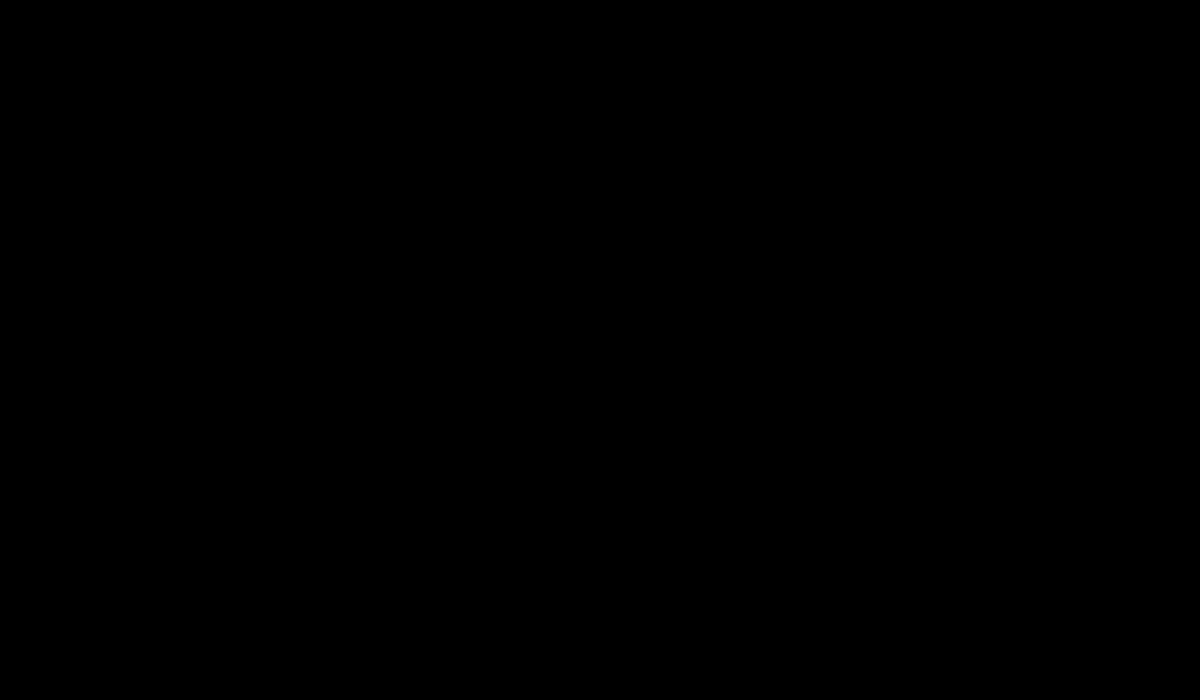
Frame 1 (no input)
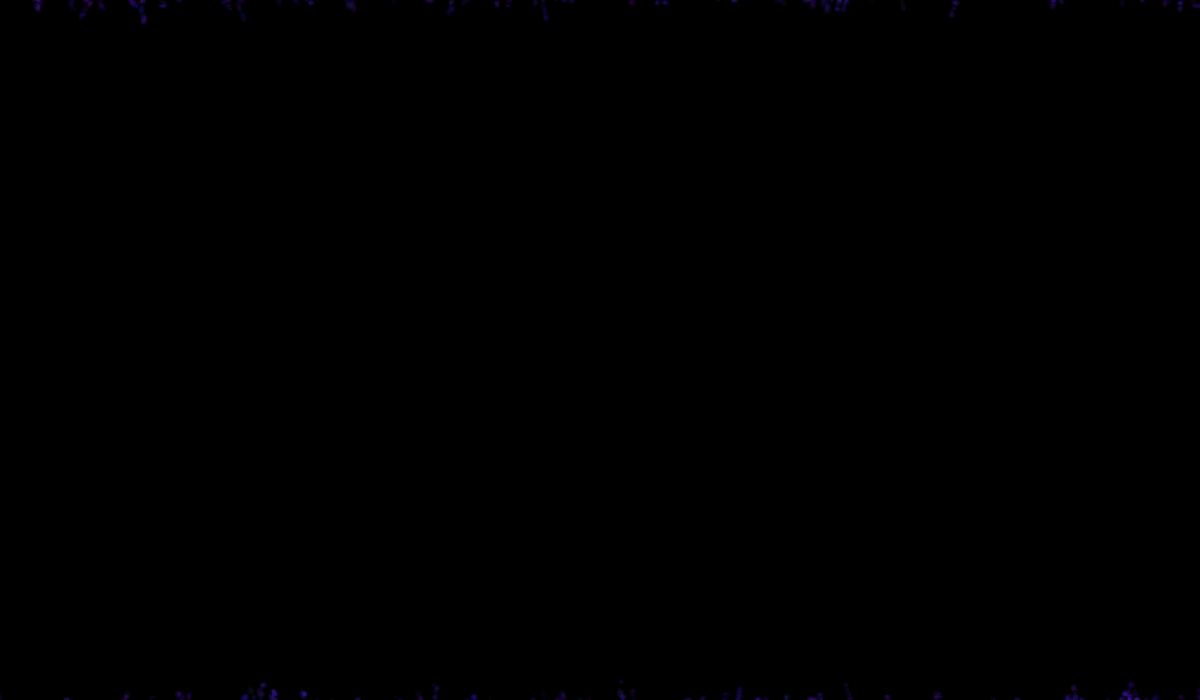
Frame 60 (no input)
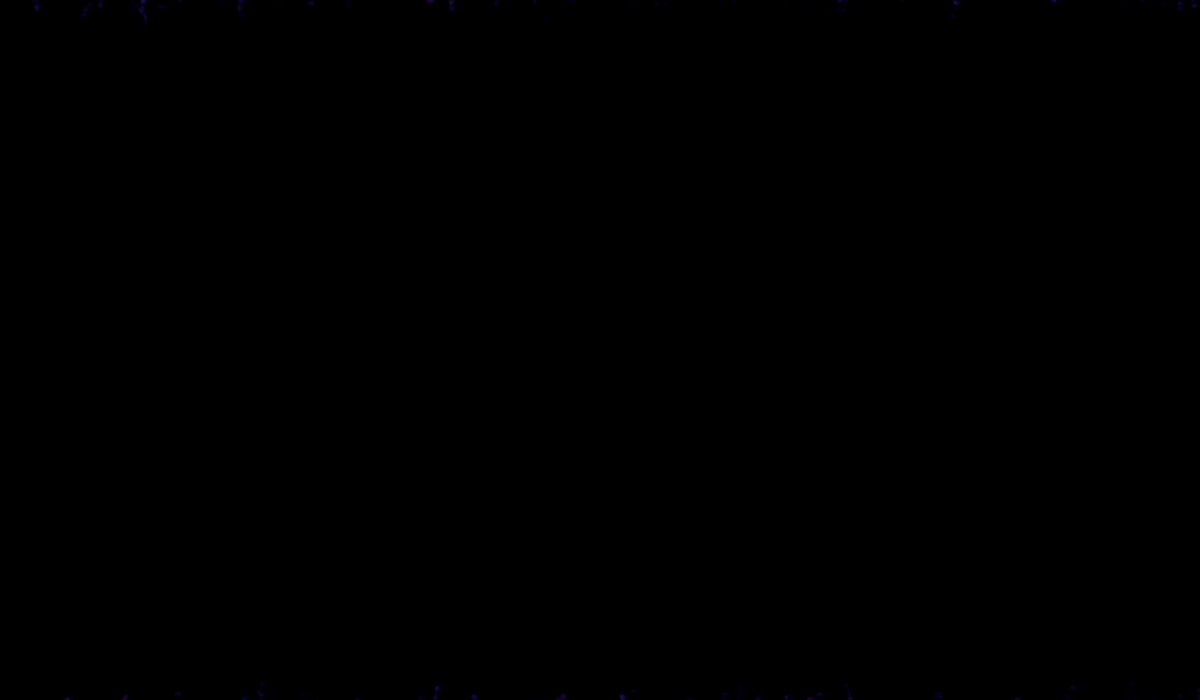
Frame 120 (the mouse pressed at the canvas centre since frame 60)

The p5.js sketch that drew these frames (run headless with seeded random() and noise() and a simulated clock; from frame 60 on, the mouse is pressed at the canvas centre):

// p5.js sketch
// ── sketch.js
var cellMovementTop = [];
var cellMovementBottom = [];
let stepProb;
let randomColor;
let randomStroke;
let choice;
let speed;
let infect;
let recover;
let cellSize;
let healthy;

function setup() {
  title = createElement('h2', "<a href='javascript:history.go(-1)'>BACK</a>");
  title.position(40, 0);

  canvas = createCanvas(windowWidth, windowHeight * 0.7);
  canvas.position(0, 200);
  canvas.class("artwork");

  description0 = "\
  regeneration \
  ";

  description1 = "\
  Visualization of regeneration, binding, and damage of detached neurons <br/> \
  Hurt, heal, scar and grow \
  ";

  description2 = "\
  - Keeping the clicks will cause cell damage \
  ";

  text = createDiv(description0);
  text.position(30, 60);
  text.style("font-family", "monospace");
  text.style("font-size", "20pt")

  text = createDiv(description1);
  text.position(50, 100);
  text.style("font-family", "monospace");
  text.style("font-size", "12pt");

  text = createDiv(description2);
  text.position(50, 140);
  text.style("font-family", "monospace");
  text.style("font-size", "10pt");

  background(0);
  speed = 3;
  recover = 13;
  infect = 0;
  stepProb = 13;
  
  for (var i = 0; i < windowWidth * windowWidth / 10000; i++) {
     cellMovementTop[i] = new CellMovementTop();
  }
  for (var j = 0; j < windowWidth * windowWidth / 10000; j++) {
     cellMovementBottom[j] = new CellMovementBottom(); 
  } 
}

function draw() {
  background(0, 1);
  recover = 13;

  if (healthy == 1) {
    speed = speed + 0.03;
  }
  else if (infect ==1){
    speed = 2;
  }
  else {
    speed= 3;
  }
  
  if (mouseIsPressed) {
    speedABS = -abs(speed);   
    infect = 1;
    for (var i = 0; i < cellMovementTop.length; i++) {
      cellMovementTop[i].step();
      cellMovementTop[i].render();
    }
    for (var j = 0; j < cellMovementBottom.length; j++) {
      cellMovementBottom[j].step();
      cellMovementBottom[j].render();
    }
  }
  else {
    speedABS = +abs(speed); 
    infect = 0;
    for (var i= 0; i < cellMovementTop.length; i++) {
     cellMovementTop[i].step();
     cellMovementTop[i].render();
    }  
    for (var j = 0; j < cellMovementBottom.length; j++) {
     cellMovementBottom[j].step();
     cellMovementBottom[j].render();
    }  
  }
}

function windowResized() {
  resizeCanvas(windowWidth, windowHeight * 0.7);

  for (var i = 0; i < windowWidth * windowWidth / 10000; i++) {
     cellMovementTop[i] = new CellMovementTop();
  }
  for (var j = 0; j < windowWidth * windowWidth / 10000; j++) {
     cellMovementBottom[j] = new CellMovementBottom(); 
  } 
}

class CellMovementTop {
  constructor(){
    this.x = random(windowWidth);
    this.y = -30;
  }

  render() {
    randomStroke = random (0, cellSize);
    
    strokeWeight(randomStroke);
    stroke(random(200) * (infect * -1 + 1), random(100) * (infect * -1 + 1), 255 * (infect * -1 + 1), recover);
    point(this.x,this.y);
  }

  step() {     
    choice = floor(random(0, stepProb));
    if (choice < 5) {
      this.x++;
    }
    else if (choice > 5 && choice <= 10) {
      this.x--;
    }
    else if (choice > 10) {
      this.y = this.y + speedABS;
    }
    this.x = constrain(this.x ,-10, windowWidth + 10);

    if (infect == 1) {
      this.y = constrain(this.y, -30, height / 2); 
    }
    else {
      this.y = constrain(this.y ,-30 ,height + 30);
    }

    if (infect == 1) {
      recover = 15;
      cellSize = 13;
      healthy = 0;
      stepProb = 12;
    }    
    else if (this.y > height / 2 - 50) {
      recover = recover + 0.3;
      cellSize = 7;
      healthy = 1;
      stepProb = 13;
    }
    else {
      cellSize = 7;
      healthy = 0;
      stepProb = 13;
    }
  }
}

class CellMovementBottom {
  constructor(){
    this.x = random(windowWidth);
    this.y = height + 30;
  }

  render() {
    randomStroke = random (0, cellSize);
    
    strokeWeight(randomStroke);
    stroke(random(200) * (infect * -1 + 1), random(100) * (infect * -1 + 1), 255 * (infect * -1 + 1), recover);
    point(this.x,this.y);
  }

  step() {     
    choice = floor(random(0, stepProb));
    if (choice < 5) {
      this.x++;
    }
    else if (choice > 5 && choice <= 10) {
      this.x--;
    }
    else if (choice > 10) {
      this.y = this.y - speedABS;
    }
    this.x = constrain(this.x, -10, windowWidth + 10);
    
    if (infect == 1) {
      this.y = constrain(this.y, height / 2, height + 30); 
    }
    else {
      this.y = constrain(this.y, -30, height + 30);
    }
    
    if (infect == 1) {
      recover = 15;
      cellSize = 13;
      healthy = 0;
      stepProb = 12;
    }    
    else if (this.y < height / 2 + 50) {
      recover = recover + 0.3;
      cellSize = 7;
      healthy = 1;
      stepProb = 13;
    }
    else {
      cellSize = 7;
      healthy = 0;
      stepProb = 13;
    }
  }
}
